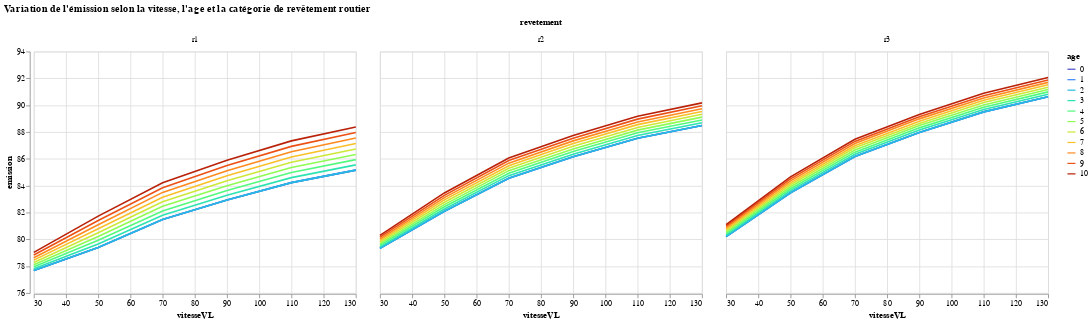

Notebook code for this chart:
### Code cell
# impact des revetement. Attention, en vrai ça dépend aussi de l'age du revetement
listeTrafic = ([(1000, 100, f'Vvl50_Vpl50_{r}', 50, 50, r, a) for r in ('r1', 'r2', 'r3') for a in range(0,11)],
               [(1000, 100, f'Vvl30_Vpl30_{r}', 30, 30, r, a) for r in ('r1', 'r2', 'r3') for a in range(0,11)],
               [(1000, 100, f'Vvl70_Vpl70_{r}', 70, 70, r, a) for r in ('r1', 'r2', 'r3') for a in range(0,11)],
               [(1000, 100, f'Vvl90_Vpl80_{r}', 90, 80, r, a) for r in ('r1', 'r2', 'r3') for a in range(0,11)],
               [(1000, 100, f'Vvl110_Vpl90_{r}', 110, 90, r, a) for r in ('r1', 'r2', 'r3') for a in range(0,11)],
               [(1000, 100, f'Vvl130_Vpl90_{r}', 130, 90, r, a) for r in ('r1', 'r2', 'r3') for a in range(0,11)])
dfEmission = pd.concat([pd.DataFrame(listeTrafic[i], columns=['debitVL', 'debitPL', 'typeGraph', 'vitesseVL', 'vitessePL', 'revetement', 'age']) for i in range(6)])
dfEmission['emission'] = dfEmission.apply(lambda x: Emission.Route(x.debitVL, x.debitPL, x.vitesseVL, x.vitessePL, 
                                                                   categorieRevt=x.revetement, ageRevt=x.age).lwm, axis=1)
alt.Chart(dfEmission).mark_line().encode(
    x='vitesseVL',
    y=alt.Y('emission', scale=alt.Scale(zero=False)),
    color=alt.Color('age:O', scale=alt.Scale(scheme='turbo'))).facet('revetement').properties(
    title="Variation de l'émission selon la vitesse, l'age et la catégorie de revêtement routier")

### Figure 1 — Vega-Lite specification as saved in the notebook (floating-point values rounded to 4 significant figures; data arrays with more than 128 entries replaced by an {"elided": "..."} marker saying what was removed)
{"config": {"view": {"continuousWidth": 400, "continuousHeight": 300}}, "data": {"name": "data-e6fa5d570df05a8a128e19da0d51416c"}, "facet": {"field": "revetement", "type": "nominal"}, "spec": {"mark": "line", "encoding": {"color": {"field": "age", "scale": {"scheme": "turbo"}, "type": "ordinal"}, "x": {"field": "vitesseVL", "type": "quantitative"}, "y": {"field": "emission", "scale": {"zero": false}, "type": "quantitative"}}}, "title": "Variation de l'émission selon la vitesse, l'age et la catégorie de revêtement routier", "$schema": "https://vega.github.io/schema/vega-lite/v4.17.0.json", "datasets": {"data-e6fa5d570df05a8a128e19da0d51416c": {"elided": "198 records"}}}
